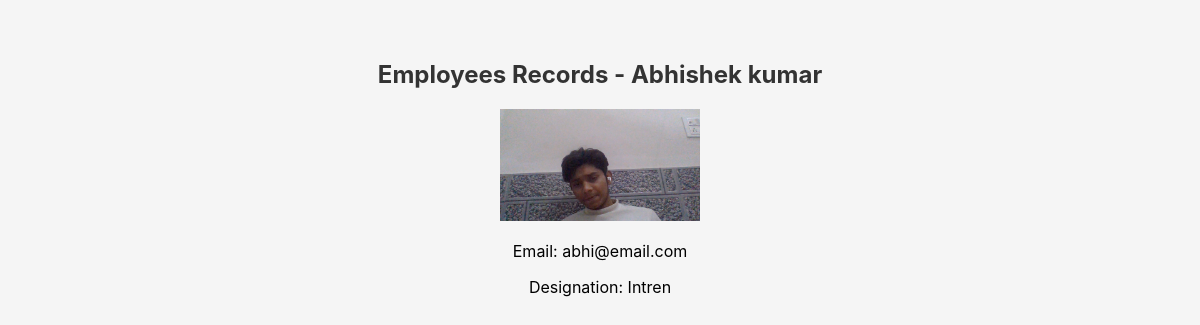
Screenshot of /employee/5/ with the database file from the repository.
### employees/models.py (models this page shows, shortened)
class Employee(models.Model):
    first_name = models.CharField(max_length=25)
    last_name = models.CharField(max_length=25)
    email = models.EmailField(unique=True)
    designation = models.CharField(max_length=50)
    image = models.ImageField(upload_to='emp_images', default='default.jpg')
    salary = models.IntegerField()
    joining_date = models.DateField()
    is_active = models.BooleanField(default=True)
    Department = models.ForeignKey(Department, on_delete=models.SET_NULL, blank=True, null=True)
    manager = models.ForeignKey("self", on_delete=models.SET_NULL, blank=True, null=True)
    def full_name(self):
        return f"{self.first_name} {self.last_name}"

### employees/views.py (the view)
# urls.py: path('<int:id>/', views.employee_detail, name='employee_detail'),
def employee_detail(request, id):
    employee = get_object_or_404(Employee, id=id)
    context = {
        'employee': employee
    }
    return render(request, 'employee_detail.html', context)

### templates/employee_detail.html (shortened to what this page needs)
{% load static %}
<!DOCTYPE html>
<html lang="en-US">
<head>
    <link rel="stylesheet" href="{% static 'css/style.css' %}">
    <link rel="stylesheet" href="https://cdnjs.cloudflare.com/ajax/libs/font-awesome/4.7.0/css/font-awesome.min.css">
</head>
<body>
    <h2>Employees Records - {{ employee.full_name }} </h2>
    <img src="{{ employee.image.url }}" alt="{{ employee.full_name }} image" width="200 ">
    <p>Email: {{ employee.email }}</p>
    <p>Designation: {{ employee.designation}}</p>
</body>
</html>

### employees_main/static/css/style.css (style rules this page uses)
body { font-family: "Inter", sans-serif; background: #f5f5f5; margin: 0; padding: 40px; text-align: center; }
h2 { margin-bottom: 20px; color: #333; }

### rows the page displays
Employee: full_name "Abhishek kumar", image (picture), email "abhi@email.com", designation "Intren"
